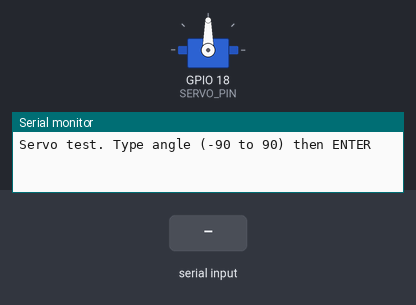
Simulated run of this sketch. Board: ESP32. Shown: servo, the last lines printed to the serial monitor. Inputs (shaded band) come from the test bench.

Above: at 2.2 s.
2.3 s: "90 45\n" received over Serial
At 2.8 s:
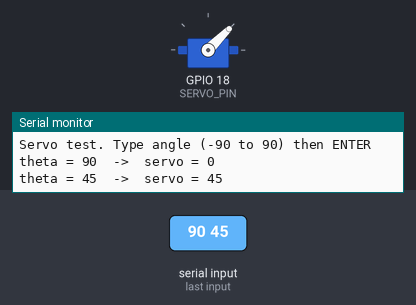
3.8 s: "30 150\n" received over Serial
At 4.6 s:
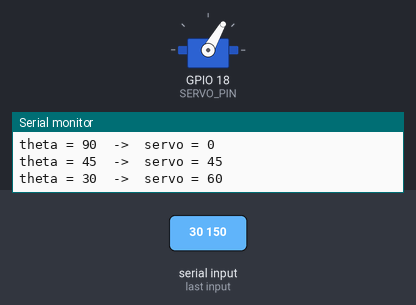
5.3 s: "90\n" received over Serial
At 5.9 s:
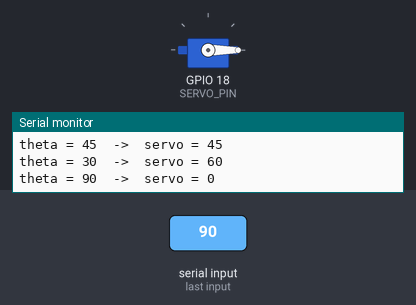
Timing chart, 0 to 8.3 s (numbered marks = the images above; inputs shaded):
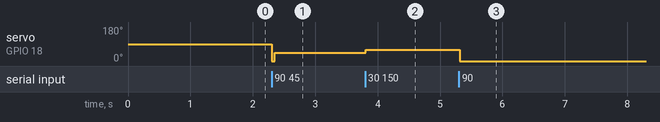

The sketch:

bnbServoTest.ino
```cpp
// FILE: bnbServoTest.ino
// DESC: Servo angle test — no ball, no policy

#include <ESP32Servo.h>

Servo myServo;
const int SERVO_PIN = 18;

void setup() {
  Serial.begin(115200);
  delay(1000);
  myServo.attach(SERVO_PIN, 1000, 2000);
  myServo.write(90);              // neutral
  Serial.println("Servo test. Type angle (-90 to 90) then ENTER");
}

void loop() {
  if (Serial.available() > 0) {
    int theta = Serial.parseInt();

    // Consume any trailing newline characters ('\r', '\n') and spaces
    while (Serial.available() > 0) {
      char c = Serial.peek();
      if (c == '\n' || c == '\r' || c == ' ') {
        Serial.read();
      } else {
        break;
      }
    }

    if (theta >= -90 && theta <= 90) {
      int mTheta = map(theta, -90, 90, 180, 0);
      myServo.write(mTheta);
      Serial.print("theta = "); Serial.print(theta);
      Serial.print("  ->  servo = "); Serial.println(mTheta);
    }
  }
  delay(50);
}
```

Measured:
- after the input at 2.3 s, servo on GPIO 18 (SERVO_PIN): 90° → 45° at once
- after the input at 3.8 s, servo on GPIO 18 (SERVO_PIN): 45° → 60° at once
- after the input at 5.3 s, servo on GPIO 18 (SERVO_PIN): 60° → 0° at once
